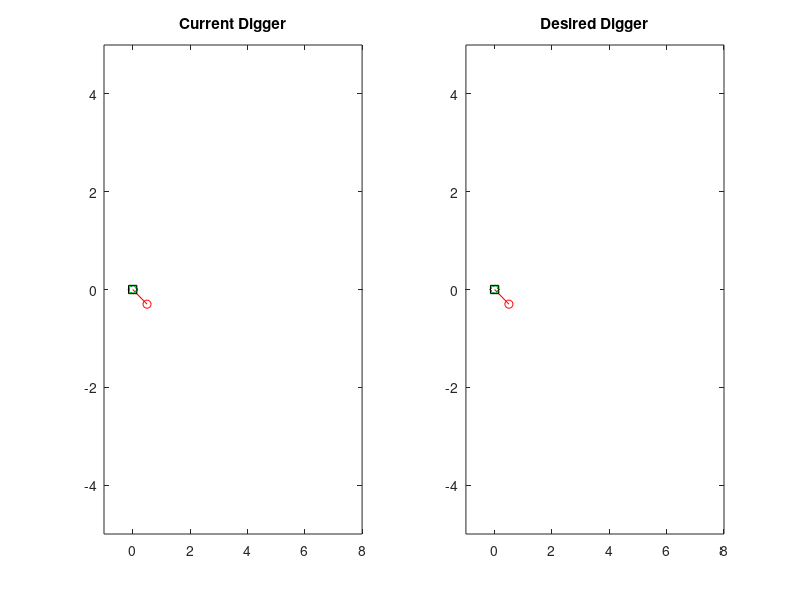

This figure's MATLAB source:
% Display initialisation



% Figure handle setup
figure;


% PID Ram Tracking Graph


% Intial Position Setup
C_cur = [0, 0];
D_cur = [0, 0];
E_cur = [0, 0];
F_cur = [0, 0];
I_cur = [0, 0];
C_des = C_cur;
D_des = D_cur;
E_des = E_cur;
F_des = F_cur;
I_des = I_cur;


% Draw the initial digger to speed up the process
actualPos = subplot(1,2,1);
h1 = plot([0        D_cur(1)], [0        D_cur(2)], '-ob'); hold on;  %AD
h2 = plot([C_cur(1) F_cur(1)], [C_cur(2) F_cur(2)], '-ob'); hold on;  %CF
h3 = plot([C_cur(1) D_cur(1)], [C_cur(2) D_cur(2)], '-ob'); hold on;  %CD
h4 = plot([D_cur(1) F_cur(1)], [D_cur(2) F_cur(2)], '-ob'); hold on;  %DF
h5 = plot([F_cur(1) E_cur(1)], [F_cur(2) E_cur(2)], '-og'); hold on;  %FE
h6 = plot([F_cur(1) I_cur(1)], [F_cur(2) I_cur(2)], '-og'); hold on;  %FI
h7 = plot([D_cur(1) E_cur(1)], [D_cur(2) E_cur(2)], '-or'); hold on;  %DE
h8 = plot([0.5      C_cur(1)], [-0.3     C_cur(2)], '-or'); hold on;  %BC
h9 = plot([0        C_cur(1)], [0        C_cur(2)], '-ob'); hold on;  %AC
h10 = plot([E_cur(1) I_cur(1)], [E_cur(2) I_cur(2)], '-og'); hold on;  %EI
h11 = plot([I_cur(1)], [I_cur(2)], 'sk '); hold on;                    %I
axis([-1 8 -5 5]);
title('Current Digger');

% Plot Actual Position
currentPos = subplot(1,2,2);
h12 = plot([0        D_des(1)], [0        D_des(2)], '-ob'); hold on;  %AD
h13 = plot([C_des(1) F_des(1)], [C_des(2) F_des(2)], '-ob'); hold on;  %CF
h14 = plot([C_des(1) D_des(1)], [C_des(2) D_des(2)], '-ob'); hold on;  %CD
h15 = plot([D_des(1) F_des(1)], [D_des(2) F_des(2)], '-ob'); hold on;  %DF
h16 = plot([F_des(1) E_des(1)], [F_des(2) E_des(2)], '-og'); hold on;  %FE
h17 = plot([F_des(1) I_des(1)], [F_des(2) I_des(2)], '-og'); hold on;  %FI
h18 = plot([D_des(1) E_des(1)], [D_des(2) E_des(2)], '-or'); hold on;  %DE
h19 = plot([0.5      C_des(1)], [-0.3     C_des(2)], '-or'); hold on;  %BC
h20 = plot([0        C_des(1)], [0        C_des(2)], '-ob'); hold on;  %AC
h21 = plot([E_des(1) I_des(1)], [E_des(2) I_des(2)], '-og'); hold on;  %EI
h22 = plot([I_des(1)], [I_des(2)], 'sk '); hold on;                    %I
axis([-1 8 -5 5]);
title('Desired Digger');